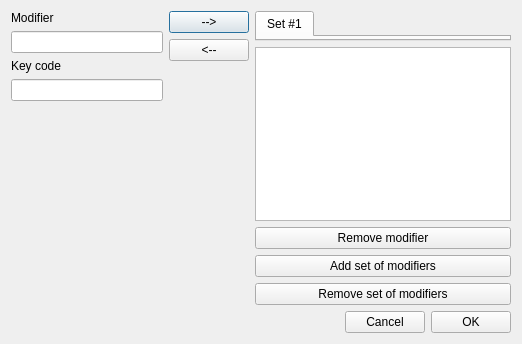
<?xml version="1.0" encoding="UTF-8"?>
<ui version="4.0">
 <class>Dialog</class>
 <widget class="QDialog" name="Dialog">
  <property name="geometry">
   <rect>
    <x>0</x>
    <y>0</y>
    <width>522</width>
    <height>344</height>
   </rect>
  </property>
  <property name="windowTitle">
   <string>Set modifiers</string>
  </property>
  <layout class="QVBoxLayout" name="verticalLayout_7">
   <item>
    <layout class="QVBoxLayout" name="verticalLayout_6">
     <item>
      <layout class="QHBoxLayout" name="horizontalLayout">
       <item>
        <layout class="QVBoxLayout" name="verticalLayout_2">
         <item>
          <widget class="QLabel" name="lbModifier">
           <property name="text">
            <string>Modifier</string>
           </property>
          </widget>
         </item>
         <item>
          <widget class="QLineEdit" name="leModifier"/>
         </item>
         <item>
          <widget class="QLabel" name="lbCode">
           <property name="text">
            <string>Key code</string>
           </property>
          </widget>
         </item>
         <item>
          <widget class="QLineEdit" name="leCode"/>
         </item>
         <item>
          <spacer name="verticalSpacer">
           <property name="orientation">
            <enum>Qt::Vertical</enum>
           </property>
           <property name="sizeHint" stdset="0">
            <size>
             <width>20</width>
             <height>40</height>
            </size>
           </property>
          </spacer>
         </item>
        </layout>
       </item>
       <item>
        <layout class="QVBoxLayout" name="verticalLayout_3">
         <item>
          <widget class="QPushButton" name="pbAddModifier">
           <property name="text">
            <string>--&gt;</string>
           </property>
          </widget>
         </item>
         <item>
          <widget class="QPushButton" name="pbModifyModifier">
           <property name="text">
            <string>&lt;--</string>
           </property>
          </widget>
         </item>
         <item>
          <spacer name="verticalSpacer_2">
           <property name="orientation">
            <enum>Qt::Vertical</enum>
           </property>
           <property name="sizeHint" stdset="0">
            <size>
             <width>20</width>
             <height>40</height>
            </size>
           </property>
          </spacer>
         </item>
        </layout>
       </item>
       <item>
        <layout class="QVBoxLayout" name="verticalLayout_5">
         <item>
          <layout class="QVBoxLayout" name="verticalLayout">
           <item>
            <widget class="QTabWidget" name="tabWidgetModifiersSets">
             <property name="tabPosition">
              <enum>QTabWidget::North</enum>
             </property>
             <property name="currentIndex">
              <number>0</number>
             </property>
             <property name="elideMode">
              <enum>Qt::ElideNone</enum>
             </property>
             <widget class="QWidget" name="set1">
              <attribute name="title">
               <string>Set #1</string>
              </attribute>
             </widget>
            </widget>
           </item>
           <item>
            <widget class="QListWidget" name="lwModifiers"/>
           </item>
          </layout>
         </item>
         <item>
          <layout class="QVBoxLayout" name="verticalLayout_4">
           <item>
            <widget class="QPushButton" name="pbRemoveModifier">
             <property name="text">
              <string>Remove modifier</string>
             </property>
            </widget>
           </item>
           <item>
            <widget class="QPushButton" name="pbAddSet">
             <property name="text">
              <string>Add set of modifiers</string>
             </property>
            </widget>
           </item>
           <item>
            <widget class="QPushButton" name="pbRemoveSet">
             <property name="text">
              <string>Remove set of modifiers</string>
             </property>
            </widget>
           </item>
          </layout>
         </item>
        </layout>
       </item>
      </layout>
     </item>
     <item>
      <layout class="QHBoxLayout" name="horizontalLayout_2">
       <item>
        <spacer name="horizontalSpacer">
         <property name="orientation">
          <enum>Qt::Horizontal</enum>
         </property>
         <property name="sizeHint" stdset="0">
          <size>
           <width>40</width>
           <height>20</height>
          </size>
         </property>
        </spacer>
       </item>
       <item>
        <widget class="QPushButton" name="pbCancel">
         <property name="text">
          <string>Cancel</string>
         </property>
        </widget>
       </item>
       <item>
        <widget class="QPushButton" name="pbOK">
         <property name="text">
          <string>OK</string>
         </property>
        </widget>
       </item>
      </layout>
     </item>
    </layout>
   </item>
  </layout>
 </widget>
 <resources/>
 <connections/>
</ui>
